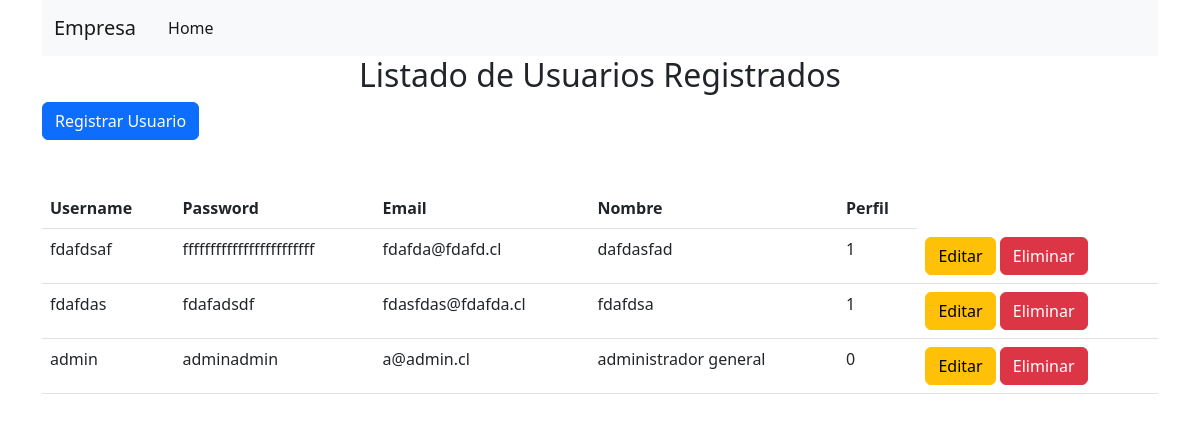
Page /general/listar-usuarios on the committed database.
### general/models.py (models this page shows)
class Usuarios(models.Model):
    username = models.CharField(primary_key=True, max_length=25)
    password = models.CharField(max_length=40, null=False, unique=True)
    email = models.CharField(max_length=60, null=False)
    nombre = models.CharField(max_length=60, null=False)
    perfil = models.IntegerField(null=False)

### general/views.py (the view)
# urls.py: path('listar-usuarios', views.listar_usuarios, name = 'listar-usuarios'),
def listar_usuarios(request):
    usuarios = Usuarios.objects.all()
    print(usuarios)
    return render(request,"general/listar_usuarios.html", {'usuarios':usuarios})

### templates/general/listar_usuarios.html (shortened to what this page needs)
{% extends "base.html" %} {% block titulo %} Usuarios Registrados {% endblock %}
{% block body %}
<h2 class="text-center">Listado de Usuarios Registrados</h2>
<button type="button"  class="btn btn-primary" onclick="document.location.href='registrar-usuario'"> Registrar Usuario</button>
<table class="table mt-5">
    <thead>
      <tr>
        <th scope="col">Username</th>
        <th scope="col">Password</th>
        <th scope="col">Email</th>
        <th scope="col">Nombre</th>
        <th scope="col">Perfil</th>
      </tr>
    </thead>
    {% if usuarios %}
    {% for us in usuarios %}
    <tbody>
      <tr>
        <td>{{us.username}}</td>
        <td>{{us.password}}</td>
        <td>{{us.email}}</td>
        <td>{{us.nombre}}</td>
        <td>{{us.perfil}}</td>
        <td>
          <a href="{% url 'actualizar_usuario' us.username %}"><button class="btn btn-warning">Editar</button></a>
          <a href="{% url 'eliminar_usuario' us.username %}"><button class="btn btn-danger">Eliminar</button></a>
        </td>
      </tr>
    </tbody>
    {% endfor %}
    {% else %}
    <tbody>
        <tr>
          <td scope="row" colspan="8" class="text-center">No se encontraron usuarios registrados</td>
    </tbody>
    {% endif %}
</table>
  {% endblock %}

### rows in the picture
Usuarios: username "fdafdsaf", password "ffffffffffffffffffffffff", email "fdafda@fdafd.cl", nombre "dafdasfad", perfil "1"
Usuarios: username "fdafdas", password "fdafadsdf", email "fdasfdas@fdafda.cl", nombre "fdafdsa", perfil "1"
Usuarios: username "admin", password "adminadmin", email "a@admin.cl", nombre "administrador general", perfil "0"
